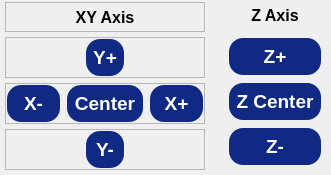
                           <widget class="QFrame" name="xyzFrame">
                            <property name="frameShape">
                             <enum>QFrame::Shape::NoFrame</enum>
                            </property>
                            <property name="frameShadow">
                             <enum>QFrame::Shadow::Plain</enum>
                            </property>
                            <layout class="QHBoxLayout" name="horizontalLayout_16" stretch="2,1">
                             <property name="spacing">
                              <number>9</number>
                             </property>
                             <property name="leftMargin">
                              <number>0</number>
                             </property>
                             <property name="topMargin">
                              <number>0</number>
                             </property>
                             <property name="rightMargin">
                              <number>0</number>
                             </property>
                             <property name="bottomMargin">
                              <number>0</number>
                             </property>
                             <item>
                              <widget class="QFrame" name="xyFrame">
                               <property name="frameShape">
                                <enum>QFrame::Shape::NoFrame</enum>
                               </property>
                               <property name="frameShadow">
                                <enum>QFrame::Shadow::Plain</enum>
                               </property>
                               <layout class="QVBoxLayout" name="verticalLayout_24">
                                <property name="spacing">
                                 <number>5</number>
                                </property>
                                <property name="leftMargin">
                                 <number>5</number>
                                </property>
                                <property name="topMargin">
                                 <number>2</number>
                                </property>
                                <property name="rightMargin">
                                 <number>5</number>
                                </property>
                                <property name="bottomMargin">
                                 <number>5</number>
                                </property>
                                <item>
                                 <widget class="QFrame" name="frame_4">
                                  <property name="minimumSize">
                                   <size>
                                    <width>0</width>
                                    <height>30</height>
                                   </size>
                                  </property>
                                  <property name="frameShape">
                                   <enum>QFrame::Shape::StyledPanel</enum>
                                  </property>
                                  <property name="frameShadow">
                                   <enum>QFrame::Shadow::Raised</enum>
                                  </property>
                                  <layout class="QHBoxLayout" name="horizontalLayout_17">
                                   <property name="spacing">
                                    <number>0</number>
                                   </property>
                                   <property name="leftMargin">
                                    <number>0</number>
                                   </property>
                                   <property name="topMargin">
                                    <number>0</number>
                                   </property>
                                   <property name="rightMargin">
                                    <number>0</number>
                                   </property>
                                   <property name="bottomMargin">
                                    <number>0</number>
                                   </property>
                                   <item>
                                    <widget class="QLabel" name="label_2">
                                     <property name="minimumSize">
                                      <size>
                                       <width>0</width>
                                       <height>0</height>
                                      </size>
                                     </property>
                                     <property name="maximumSize">
                                      <size>
                                       <width>16777215</width>
                                       <height>20</height>
                                      </size>
                                     </property>
                                     <property name="font">
                                      <font>
                                       <pointsize>12</pointsize>
                                       <bold>true</bold>
                                      </font>
                                     </property>
                                     <property name="text">
                                      <string>XY Axis</string>
                                     </property>
                                     <property name="alignment">
                                      <set>Qt::AlignmentFlag::AlignCenter</set>
                                     </property>
                                    </widget>
                                   </item>
                                  </layout>
                                 </widget>
                                </item>
                                <item>
                                 <widget class="QFrame" name="frame_5">
                                  <property name="minimumSize">
                                   <size>
                                    <width>0</width>
                                    <height>0</height>
                                   </size>
                                  </property>
                                  <property name="frameShape">
                                   <enum>QFrame::Shape::StyledPanel</enum>
                                  </property>
                                  <property name="frameShadow">
                                   <enum>QFrame::Shadow::Raised</enum>
                                  </property>
                                  <layout class="QHBoxLayout" name="horizontalLayout_18">
                                   <property name="spacing">
                                    <number>5</number>
                                   </property>
                                   <property name="leftMargin">
                                    <number>0</number>
                                   </property>
                                   <property name="topMargin">
                                    <number>0</number>
                                   </property>
                                   <property name="rightMargin">
                                    <number>0</number>
                                   </property>
                                   <property name="bottomMargin">
                                    <number>0</number>
                                   </property>
                                   <item>
                                    <spacer name="horizontalSpacer">
                                     <property name="orientation">
                                      <enum>Qt::Orientation::Horizontal</enum>
                                     </property>
                                     <property name="sizeHint" stdset="0">
                                      <size>
                                       <width>79</width>
                                       <height>19</height>
                                      </size>
                                     </property>
                                    </spacer>
                                   </item>
                                   <item>
                                    <widget class="QPushButton" name="yplusPushButton">
                                     <property name="sizePolicy">
                                      <sizepolicy hsizetype="MinimumExpanding" vsizetype="Expanding">
                                       <horstretch>0</horstretch>
                                       <verstretch>0</verstretch>
                                      </sizepolicy>
                                     </property>
                                     <property name="minimumSize">
                                      <size>
                                       <width>0</width>
                                       <height>0</height>
                                      </size>
                                     </property>
                                     <property name="font">
                                      <font>
                                       <pointsize>14</pointsize>
                                       <bold>true</bold>
                                      </font>
                                     </property>
                                     <property name="styleSheet">
                                      <string notr="true">QPushButton {
	color: rgb(255, 255, 255);	
	background-color: rgb(16, 42, 131);
	border-color: transparent;
	border-style: outset;
	border-radius: 15px;
	border-width: 2px;
	padding: 6px;
}

QPushButton:hover {
	color: rgb(16, 42, 131);
	background-color: rgb(167, 198, 229);
	border-color: rgb(16, 42, 131);
}

QPushButton:disabled {
	background-color: rgb(172, 172, 172);
}</string>
                                     </property>
                                     <property name="text">
                                      <string>Y+</string>
                                     </property>
                                    </widget>
                                   </item>
                                   <item>
                                    <spacer name="horizontalSpacer_2">
                                     <property name="orientation">
                                      <enum>Qt::Orientation::Horizontal</enum>
                                     </property>
                                     <property name="sizeHint" stdset="0">
                                      <size>
                                       <width>79</width>
                                       <height>19</height>
                                      </size>
                                     </property>
                                    </spacer>
                                   </item>
                                  </layout>
                                 </widget>
                                </item>
                                <item>
                                 <widget class="QFrame" name="frame_6">
                                  <property name="font">
                                   <font>
                                    <pointsize>10</pointsize>
                                   </font>
                                  </property>
                                  <property name="frameShape">
                                   <enum>QFrame::Shape::StyledPanel</enum>
                                  </property>
                                  <property name="frameShadow">
                                   <enum>QFrame::Shadow::Raised</enum>
                                  </property>
                                  <layout class="QHBoxLayout" name="horizontalLayout_19">
                                   <property name="spacing">
                                    <number>5</number>
                                   </property>
                                   <property name="leftMargin">
                                    <number>0</number>
                                   </property>
                                   <property name="topMargin">
                                    <number>0</number>
                                   </property>
                                   <property name="rightMargin">
                                    <number>0</number>
                                   </property>
                                   <property name="bottomMargin">
                                    <number>0</number>
                                   </property>
                                   <item>
                                    <widget class="QPushButton" name="xminusPushButton">
                                     <property name="sizePolicy">
                                      <sizepolicy hsizetype="MinimumExpanding" vsizetype="Expanding">
                                       <horstretch>0</horstretch>
                                       <verstretch>0</verstretch>
                                      </sizepolicy>
                                     </property>
                                     <property name="minimumSize">
                                      <size>
                                       <width>0</width>
                                       <height>0</height>
                                      </size>
                                     </property>
                                     <property name="font">
                                      <font>
                                       <pointsize>14</pointsize>
                                       <bold>true</bold>
                                      </font>
                                     </property>
                                     <property name="styleSheet">
                                      <string notr="true">QPushButton {
	color: rgb(255, 255, 255);	
	background-color: rgb(16, 42, 131);
	border-color: transparent;
	border-style: outset;
	border-radius: 15px;
	border-width: 2px;
	padding: 6px;
}

QPushButton:hover {
	color: rgb(16, 42, 131);
	background-color: rgb(167, 198, 229);
	border-color: rgb(16, 42, 131);
}

QPushButton:disabled {
	background-color: rgb(172, 172, 172);
}</string>
                                     </property>
                                     <property name="text">
                                      <string>X-</string>
                                     </property>
                                    </widget>
                                   </item>
                                   <item>
                                    <widget class="QPushButton" name="xycenterPushButton">
                                     <property name="sizePolicy">
                                      <sizepolicy hsizetype="MinimumExpanding" vsizetype="Expanding">
                                       <horstretch>0</horstretch>
                                       <verstretch>0</verstretch>
                                      </sizepolicy>
                                     </property>
                                     <property name="minimumSize">
                                      <size>
                                       <width>0</width>
                                       <height>0</height>
                                      </size>
                                     </property>
                                     <property name="font">
                                      <font>
                                       <pointsize>14</pointsize>
                                       <bold>true</bold>
                                      </font>
                                     </property>
                                     <property name="styleSheet">
                                      <string notr="true">QPushButton {
	color: rgb(255, 255, 255);	
	background-color: rgb(16, 42, 131);
	border-color: transparent;
	border-style: outset;
	border-radius: 15px;
	border-width: 2px;
	padding: 6px;
}

QPushButton:hover {
	color: rgb(16, 42, 131);
	background-color: rgb(167, 198, 229);
	border-color: rgb(16, 42, 131);
}

QPushButton:disabled {
	background-color: rgb(172, 172, 172);
}</string>
                                     </property>
                                     <property name="text">
                                      <string>Center</string>
                                     </property>
                                    </widget>
                                   </item>
                                   <item>
                                    <widget class="QPushButton" name="xplusPushButton">
                                     <property name="sizePolicy">
                                      <sizepolicy hsizetype="MinimumExpanding" vsizetype="Expanding">
                                       <horstretch>0</horstretch>
                                       <verstretch>0</verstretch>
                                      </sizepolicy>
                                     </property>
                                     <property name="minimumSize">
                                      <size>
                                       <width>0</width>
                                       <height>0</height>
                                      </size>
                                     </property>
                                     <property name="font">
                                      <font>
                                       <pointsize>14</pointsize>
                                       <bold>true</bold>
                                      </font>
                                     </property>
                                     <property name="styleSheet">
                                      <string notr="true">QPushButton {
	color: rgb(255, 255, 255);	
	background-color: rgb(16, 42, 131);
	border-color: transparent;
	border-style: outset;
	border-radius: 15px;
	border-width: 2px;
	padding: 6px;
}

QPushButton:hover {
	color: rgb(16, 42, 131);
	background-color: rgb(167, 198, 229);
	border-color: rgb(16, 42, 131);
}

QPushButton:disabled {
	background-color: rgb(172, 172, 172);
}</string>
                                     </property>
                                     <property name="text">
                                      <string>X+</string>
                                     </property>
                                    </widget>
                                   </item>
                                  </layout>
                                 </widget>
                                </item>
                                <item>
                                 <widget class="QFrame" name="frame_8">
                                  <property name="frameShape">
                                   <enum>QFrame::Shape::StyledPanel</enum>
                                  </property>
                                  <property name="frameShadow">
                                   <enum>QFrame::Shadow::Raised</enum>
                                  </property>
                                  <layout class="QHBoxLayout" name="horizontalLayout_21">
                                   <property name="spacing">
                                    <number>4</number>
                                   </property>
                                   <property name="leftMargin">
                                    <number>0</number>
                                   </property>
                                   <property name="topMargin">
                                    <number>0</number>
                                   </property>
                                   <property name="rightMargin">
                                    <number>0</number>
                                   </property>
                                   <property name="bottomMargin">
                                    <number>0</number>
                                   </property>
                                   <item>
                                    <spacer name="horizontalSpacer_3">
                                     <property name="orientation">
                                      <enum>Qt::Orientation::Horizontal</enum>
                                     </property>
                                     <property name="sizeHint" stdset="0">
                                      <size>
                                       <width>79</width>
                                       <height>20</height>
                                      </size>
                                     </property>
                                    </spacer>
                                   </item>
                                   <item>
                                    <widget class="QPushButton" name="yminusPushButton">
                                     <property name="sizePolicy">
                                      <sizepolicy hsizetype="MinimumExpanding" vsizetype="Expanding">
                                       <horstretch>0</horstretch>
                                       <verstretch>0</verstretch>
                                      </sizepolicy>
                                     </property>
                                     <property name="minimumSize">
                                      <size>
                                       <width>0</width>
                                       <height>0</height>
                                      </size>
                                     </property>
                                     <property name="font">
                                      <font>
                                       <pointsize>14</pointsize>
                                       <bold>true</bold>
                                      </font>
                                     </property>
                                     <property name="styleSheet">
                                      <string notr="true">QPushButton {
	color: rgb(255, 255, 255);	
	background-color: rgb(16, 42, 131);
	border-color: transparent;
	border-style: outset;
	border-radius: 15px;
	border-width: 2px;
	padding: 6px;
}

QPushButton:hover {
	color: rgb(16, 42, 131);
	background-color: rgb(167, 198, 229);
	border-color: rgb(16, 42, 131);
}

QPushButton:disabled {
	background-color: rgb(172, 172, 172);
}</string>
                                     </property>
                                     <property name="text">
                                      <string>Y-</string>
                                     </property>
                                    </widget>
                                   </item>
                                   <item>
                                    <spacer name="horizontalSpacer_4">
                                     <property name="orientation">
                                      <enum>Qt::Orientation::Horizontal</enum>
                                     </property>
                                     <property name="sizeHint" stdset="0">
                                      <size>
                                       <width>79</width>
                                       <height>20</height>
                                      </size>
                                     </property>
                                    </spacer>
                                   </item>
                                  </layout>
                                 </widget>
                                </item>
                               </layout>
                              </widget>
                             </item>
                             <item>
                              <widget class="QFrame" name="zFrame">
                               <property name="frameShape">
                                <enum>QFrame::Shape::NoFrame</enum>
                               </property>
                               <property name="frameShadow">
                                <enum>QFrame::Shadow::Plain</enum>
                               </property>
                               <layout class="QVBoxLayout" name="verticalLayout_23">
                                <property name="topMargin">
                                 <number>5</number>
                                </property>
                                <item alignment="Qt::AlignmentFlag::AlignTop">
                                 <widget class="QLabel" name="label">
                                  <property name="sizePolicy">
                                   <sizepolicy hsizetype="Preferred" vsizetype="Preferred">
                                    <horstretch>0</horstretch>
                                    <verstretch>0</verstretch>
                                   </sizepolicy>
                                  </property>
                                  <property name="minimumSize">
                                   <size>
                                    <width>0</width>
                                    <height>20</height>
                                   </size>
                                  </property>
                                  <property name="maximumSize">
                                   <size>
                                    <width>16777215</width>
                                    <height>0</height>
                                   </size>
                                  </property>
                                  <property name="font">
                                   <font>
                                    <pointsize>12</pointsize>
                                    <bold>true</bold>
                                   </font>
                                  </property>
                                  <property name="text">
                                   <string>Z Axis</string>
                                  </property>
                                  <property name="alignment">
                                   <set>Qt::AlignmentFlag::AlignCenter</set>
                                  </property>
                                 </widget>
                                </item>
                                <item>
                                 <widget class="QPushButton" name="zplusPushButton">
                                  <property name="sizePolicy">
                                   <sizepolicy hsizetype="MinimumExpanding" vsizetype="Preferred">
                                    <horstretch>0</horstretch>
                                    <verstretch>0</verstretch>
                                   </sizepolicy>
                                  </property>
                                  <property name="minimumSize">
                                   <size>
                                    <width>0</width>
                                    <height>0</height>
                                   </size>
                                  </property>
                                  <property name="font">
                                   <font>
                                    <pointsize>14</pointsize>
                                    <bold>true</bold>
                                   </font>
                                  </property>
                                  <property name="styleSheet">
                                   <string notr="true">QPushButton {
	color: rgb(255, 255, 255);	
	background-color: rgb(16, 42, 131);
	border-color: transparent;
	border-style: outset;
	border-radius: 15px;
	border-width: 2px;
	padding: 6px;
}

QPushButton:hover {
	color: rgb(16, 42, 131);
	background-color: rgb(167, 198, 229);
	border-color: rgb(16, 42, 131);
}

QPushButton:disabled {
	background-color: rgb(172, 172, 172);
}</string>
                                  </property>
                                  <property name="text">
                                   <string>Z+</string>
                                  </property>
                                 </widget>
                                </item>
                                <item>
                                 <widget class="QPushButton" name="zcenterPushButton">
                                  <property name="sizePolicy">
                                   <sizepolicy hsizetype="MinimumExpanding" vsizetype="Preferred">
                                    <horstretch>0</horstretch>
                                    <verstretch>0</verstretch>
                                   </sizepolicy>
                                  </property>
                                  <property name="minimumSize">
                                   <size>
                                    <width>0</width>
                                    <height>0</height>
                                   </size>
                                  </property>
                                  <property name="font">
                                   <font>
                                    <pointsize>14</pointsize>
                                    <bold>true</bold>
                                   </font>
                                  </property>
                                  <property name="styleSheet">
                                   <string notr="true">QPushButton {
	color: rgb(255, 255, 255);	
	background-color: rgb(16, 42, 131);
	border-color: transparent;
	border-style: outset;
	border-radius: 15px;
	border-width: 2px;
	padding: 6px;
}

QPushButton:hover {
	color: rgb(16, 42, 131);
	background-color: rgb(167, 198, 229);
	border-color: rgb(16, 42, 131);
}

QPushButton:disabled {
	background-color: rgb(172, 172, 172);
}
</string>
                                  </property>
                                  <property name="text">
                                   <string>Z Center</string>
                                  </property>
                                 </widget>
                                </item>
                                <item>
                                 <widget class="QPushButton" name="zminusPushButton">
                                  <property name="sizePolicy">
                                   <sizepolicy hsizetype="MinimumExpanding" vsizetype="Preferred">
                                    <horstretch>0</horstretch>
                                    <verstretch>0</verstretch>
                                   </sizepolicy>
                                  </property>
                                  <property name="minimumSize">
                                   <size>
                                    <width>0</width>
                                    <height>0</height>
                                   </size>
                                  </property>
                                  <property name="font">
                                   <font>
                                    <pointsize>14</pointsize>
                                    <bold>true</bold>
                                   </font>
                                  </property>
                                  <property name="styleSheet">
                                   <string notr="true">QPushButton {
	color: rgb(255, 255, 255);	
	background-color: rgb(16, 42, 131);
	border-color: transparent;
	border-style: outset;
	border-radius: 15px;
	border-width: 2px;
	padding: 6px;
}

QPushButton:hover {
	color: rgb(16, 42, 131);
	background-color: rgb(167, 198, 229);
	border-color: rgb(16, 42, 131);
}

QPushButton:disabled {
	background-color: rgb(172, 172, 172);
}</string>
                                  </property>
                                  <property name="text">
                                   <string>Z-</string>
                                  </property>
                                 </widget>
                                </item>
                               </layout>
                              </widget>
                             </item>
                            </layout>
                           </widget>
